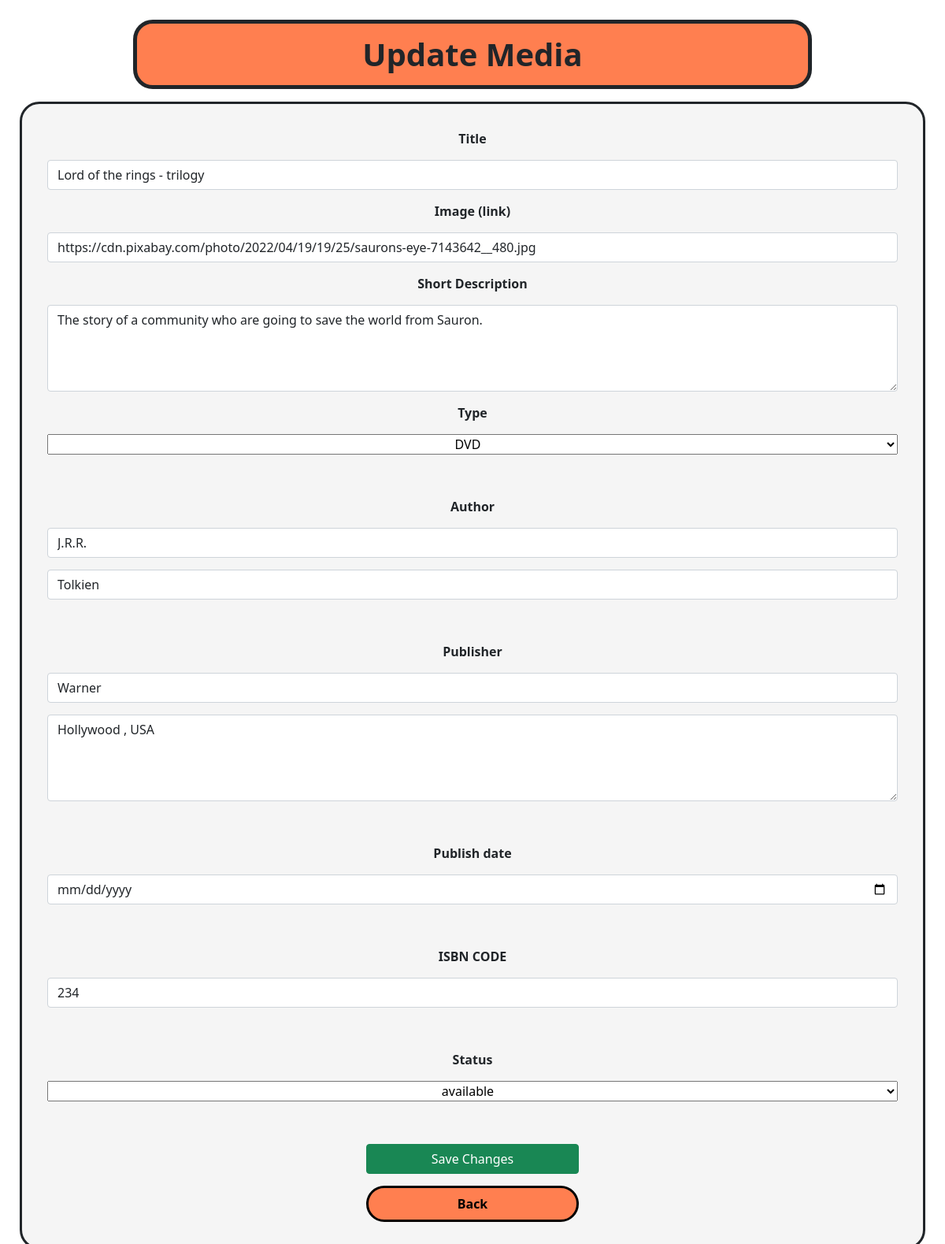
Page /CRUD/update.php?id=3 on the committed database.
### tables this page shows
CREATE TABLE `medias` (
  `id` int(11) NOT NULL,
  `title` varchar(100) DEFAULT NULL,
  `image` varchar(150) DEFAULT NULL,
  `ISBN_code` int(11) DEFAULT NULL,
  `short_description` varchar(500) DEFAULT NULL,
  `type` enum('CD','BOOK','DVD') DEFAULT NULL,
  `author_first_name` varchar(25) DEFAULT NULL,
  `author_last_name` varchar(35) DEFAULT NULL,
  `publisher_name` varchar(45) DEFAULT NULL,
  `publisher_address` varchar(250) DEFAULT NULL,
  `publish_date` date DEFAULT NULL,
  `media_status` enum('available','reserved') DEFAULT NULL
);

### CRUD/update.php (the view, shortened to what this page needs)
<?php
require_once 'actions/db_connect.php';
if ($_GET['id']) {
    $id = $_GET['id'];
    $sql = "SELECT * FROM medias WHERE id = {$id}";
    $result = mysqli_query($connect, $sql);
    if (mysqli_num_rows($result) == 1) {
        $data = mysqli_fetch_assoc($result);
        $title = $data['title'];
        $image = $data['image'];
        $ISBN = $data["ISBN_code"];
        $description = $data["short_description"];
        $type = $data["type"];
        $authorFirstName = $data["author_first_name"];
        $authorLastName = $data["author_last_name"];
        $publisherName=$data['publisher_name'];
        $publisherAddress=$data['publisher_address'];
        $status = $data['media_status'];
    } else {
        header("location: error.php");
    }
 } else {
    header("location: error.php");
 }
?>
<!DOCTYPE html>
<html lang="en">
<head>
    <?php require_once 'components/boot.php'?>
    <link rel="stylesheet" href="./style/styleForm.css">
</head>
<body>
    <h1>Update Media</h1>
    <form action="./actions/a_update.php" method="post" enctype="multipart/form-data" id=form>
        <label for="name">Title</label>
        <input class="form-control" type="text" name="title" id="title" value="<?php echo $title ?>">
        <label for="image">Image (link)</label>
        <input class="form-control" type="text" name="image" id="image" value="<?php echo $image ?>">
        <label for="price">Short Description</label>
        <textarea class="form-control" name="short_description" id="description" cols="30" rows="4" ><?php echo $description ?></textarea>
        <label for="type">Type</label>
        <select name="type" value="<?php echo $type ?>">
            <option value="<?php echo $type ?>"><?php echo $type ?></option>
        </select><br>
        <label for="author">Author</label>
        <input class="form-control" type="text" name="author_first_name" placeholder="first name" id="title" value="<?php echo $authorFirstName ?>">
        <input class="form-control" type="text" name="author_last_name" placeholder="last name" id="title" value="<?php echo $authorLastName ?>"><br>
        <label for="publisher">Publisher</label>
        <input class="form-control" type="text" name="publisher_name" id="pub_name" placeholder="name"  value="<?php echo $publisherName ?>" >
        <textarea class="form-control" name="publisher_address" id="pub_ad" cols="30" rows="4"  placeholder="address" value="<?php echo $publisherAddress ?>" ><?php echo $publisherAddress ?></textarea><br>
        <label for="date">Publish date</label>
        <input class="form-control" type="date" name="publish_date" id="pub_date" placeholder="date of publication" value="<?php echo $publishDate ?>" >
        <br>
        <label for="ISBN">ISBN CODE</label>
        <input class="form-control" type="number" name="ISBN_code" id="ISBN"  value="<?php echo $ISBN ?>"><br>
        <label for="media_status">Status</label>
        <select name="media_status"  value="<?php echo $status ?>">
            <option value="<?php echo $status ?>"><?php echo $status ?></option>
        </select><br>
        <button class="btn btn-success w-25 m-auto" type= "submit">Save Changes</button>
        <a class="home" href="index.php">Back</a>
    </form>
</body>
</html>

### CRUD/style/styleForm.css (style rules this page uses)
body { padding: 25px; }
h1 { font-weight: bold; background-color: coral; position:static; margin: auto; text-align: center; padding: 15px; border: solid 5px; border-radius: 25px; width: 75%; }
form { background-color: whitesmoke; display: flex; flex-direction: column; text-align: center; border: solid 3px; border-radius: 25px; margin-top: 1rem; font-weight: bold; padding: 2rem; gap: 15px; }
select { text-align: center; }
.home { background-color: coral; width: 25%; margin: auto; padding: 0.5rem; border-radius: 25px; border: solid; text-decoration: none; color: black; }

### rows in the picture
medias: title "Lord of the rings - trilogy", image "https://cdn.pixabay.com/photo/2022/04/19/19/25/saurons-eye-7143642__480.jpg", short_description "The story of a community who are going to save the world from Sauron.", type "DVD", author_first_name "J.R.R.", author_last_name "Tolkien", publisher_name "Warner", publisher_address "Hollywood , USA", ISBN_code "234", media_status "available"
